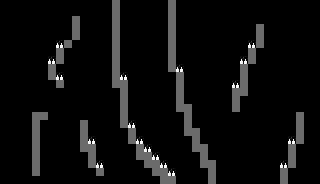

Rendered tile map (Tiled .tmx) drawn with the repository's tilesets; below, a short description and the full map source, tile grids included:
An orthogonal 40x23 tile map with 8x8 px tiles, 2 tile layers (collision, damage) and 2 objects (2x Player).

<map version="1.10" tiledversion="1.10.2" orientation="orthogonal" renderorder="right-down" width="40" height="23" tilewidth="8" tileheight="8" infinite="0" nextlayerid="4" nextobjectid="5">
 <tileset firstgid="1" source="../tsx/GrayboxSet.tsx" />
 <layer id="1" name="collision" width="40" height="23">
  <data encoding="csv">
0,0,0,0,0,0,0,0,0,0,0,0,0,0,3,0,0,0,0,0,0,3,0,0,0,0,0,0,0,0,0,0,0,0,0,0,0,0,0,0,
0,0,0,0,0,0,0,0,0,0,0,0,0,0,3,0,0,0,0,0,0,3,0,0,0,0,0,0,0,0,0,0,0,0,0,0,0,0,0,0,
0,0,0,0,0,0,0,0,0,3,0,0,0,0,3,0,0,0,0,0,0,3,0,0,0,0,0,0,0,0,0,0,0,0,0,0,0,0,0,0,
0,0,0,0,0,0,0,0,0,3,0,0,0,0,3,0,0,0,0,0,0,3,0,0,0,0,0,0,0,0,0,0,3,0,0,0,0,0,0,0,
0,0,0,0,0,0,0,0,0,3,0,0,0,0,3,0,0,0,0,0,0,3,0,0,0,0,0,0,0,0,0,0,3,0,0,0,0,0,0,0,
0,0,0,0,0,0,0,0,3,0,0,0,0,0,3,0,0,0,0,0,0,3,0,0,0,0,0,0,0,0,0,0,3,0,0,0,0,0,0,0,
0,0,0,0,0,0,0,3,0,0,0,0,0,0,3,0,0,0,0,0,0,3,0,0,0,0,0,0,0,0,0,3,0,0,0,0,0,0,0,0,
0,0,0,0,0,0,0,3,0,0,0,0,0,0,3,0,0,0,0,0,0,3,0,0,0,0,0,0,0,0,0,3,0,0,0,0,0,0,0,0,
0,0,0,0,0,0,3,0,0,0,0,0,0,0,3,0,0,0,0,0,0,3,0,0,0,0,0,0,0,0,3,0,0,0,0,0,0,0,0,0,
0,0,0,0,0,0,3,0,0,0,0,0,0,0,3,0,0,0,0,0,0,0,3,0,0,0,0,0,0,0,3,0,0,0,0,0,0,0,0,0,
0,0,0,0,0,0,0,3,0,0,0,0,0,0,3,3,0,0,0,0,0,0,3,0,0,0,0,0,0,0,3,0,0,0,0,0,0,0,0,0,
0,0,0,0,0,0,0,0,0,0,0,0,0,0,0,3,0,0,0,0,0,0,3,0,0,0,0,0,0,3,3,0,0,0,0,0,0,0,0,0,
0,0,0,0,0,0,0,0,0,0,0,0,0,0,0,3,0,0,0,0,0,0,3,0,0,0,0,0,0,3,0,0,0,0,0,0,0,0,0,0,
0,0,0,0,0,0,0,0,0,0,0,0,0,0,0,3,0,0,0,0,0,0,3,3,0,0,0,0,0,3,0,0,0,0,0,0,0,0,0,0,
0,0,0,0,3,3,0,0,0,0,0,0,0,0,0,3,0,0,0,0,0,0,0,3,0,0,0,0,0,0,0,0,0,0,0,0,0,3,0,0,
0,0,0,0,3,0,0,0,0,0,3,0,0,0,0,3,0,0,0,0,0,0,0,3,0,0,0,0,0,0,0,0,0,0,0,0,0,3,0,0,
0,0,0,0,3,0,0,0,0,0,3,0,0,0,0,0,3,0,0,0,0,0,0,3,3,0,0,0,0,0,0,0,0,0,0,0,0,3,0,0,
0,0,0,0,3,0,0,0,0,0,3,0,0,0,0,0,3,0,0,0,0,0,0,0,3,0,0,0,0,0,0,0,0,0,0,0,0,3,0,0,
0,0,0,0,3,0,0,0,0,0,3,3,0,0,0,0,0,3,0,0,0,0,0,0,3,3,0,0,0,0,0,0,0,0,0,0,3,0,0,0,
0,0,0,0,3,0,0,0,0,0,0,3,0,0,0,0,0,3,3,0,0,0,0,0,0,3,0,0,0,0,0,0,0,0,0,0,3,0,0,0,
0,0,0,0,3,0,0,0,0,0,0,3,0,0,0,0,0,0,3,3,0,0,0,0,0,3,3,0,0,0,0,0,0,0,0,0,3,0,0,0,
0,0,0,0,3,0,0,0,0,0,0,0,3,0,0,0,0,0,0,3,3,0,0,0,0,0,3,0,0,0,0,0,0,0,0,3,0,0,0,0,
0,0,0,0,0,0,0,0,0,0,0,0,0,0,0,0,0,0,0,0,3,3,0,0,0,0,3,0,0,0,0,0,0,0,0,3,0,0,0,0
</data>
 </layer>
 <layer id="3" name="damage" width="40" height="23">
  <data encoding="csv">
0,0,0,0,0,0,0,0,0,0,0,0,0,0,0,0,0,0,0,0,0,0,0,0,0,0,0,0,0,0,0,0,0,0,0,0,0,0,0,0,
0,0,0,0,0,0,0,0,0,0,0,0,0,0,0,0,0,0,0,0,0,0,0,0,0,0,0,0,0,0,0,0,0,0,0,0,0,0,0,0,
0,0,0,0,0,0,0,0,0,0,0,0,0,0,0,0,0,0,0,0,0,0,0,0,0,0,0,0,0,0,0,0,0,0,0,0,0,0,0,0,
0,0,0,0,0,0,0,0,0,0,0,0,0,0,0,0,0,0,0,0,0,0,0,0,0,0,0,0,0,0,0,0,0,0,0,0,0,0,0,0,
0,0,0,0,0,0,0,0,0,0,0,0,0,0,0,0,0,0,0,0,0,0,0,0,0,0,0,0,0,0,0,0,0,0,0,0,0,0,0,0,
0,0,0,0,0,0,0,4,0,0,0,0,0,0,0,0,0,0,0,0,0,0,0,0,0,0,0,0,0,0,0,4,0,0,0,0,0,0,0,0,
0,0,0,0,0,0,0,0,0,0,0,0,0,0,0,0,0,0,0,0,0,0,0,0,0,0,0,0,0,0,0,0,0,0,0,0,0,0,0,0,
0,0,0,0,0,0,4,0,0,0,0,0,0,0,0,0,0,0,0,0,0,0,0,0,0,0,0,0,0,0,4,0,0,0,0,0,0,0,0,0,
0,0,0,0,0,0,0,0,0,0,0,0,0,0,0,0,0,0,0,0,0,0,4,0,0,0,0,0,0,0,0,0,0,0,0,0,0,0,0,0,
0,0,0,0,0,0,0,4,0,0,0,0,0,0,0,4,0,0,0,0,0,0,0,0,0,0,0,0,0,0,0,0,0,0,0,0,0,0,0,0,
0,0,0,0,0,0,0,0,0,0,0,0,0,0,0,0,0,0,0,0,0,0,0,0,0,0,0,0,0,4,0,0,0,0,0,0,0,0,0,0,
0,0,0,0,0,0,0,0,0,0,0,0,0,0,0,0,0,0,0,0,0,0,0,0,0,0,0,0,0,0,0,0,0,0,0,0,0,0,0,0,
0,0,0,0,0,0,0,0,0,0,0,0,0,0,0,0,0,0,0,0,0,0,0,0,0,0,0,0,0,0,0,0,0,0,0,0,0,0,0,0,
0,0,0,0,0,0,0,0,0,0,0,0,0,0,0,0,0,0,0,0,0,0,0,0,0,0,0,0,0,0,0,0,0,0,0,0,0,0,0,0,
0,0,0,0,0,0,0,0,0,0,0,0,0,0,0,0,0,0,0,0,0,0,0,0,0,0,0,0,0,0,0,0,0,0,0,0,0,0,0,0,
0,0,0,0,0,0,0,0,0,0,0,0,0,0,0,0,4,0,0,0,0,0,0,0,0,0,0,0,0,0,0,0,0,0,0,0,0,0,0,0,
0,0,0,0,0,0,0,0,0,0,0,0,0,0,0,0,0,0,0,0,0,0,0,0,0,0,0,0,0,0,0,0,0,0,0,0,0,0,0,0,
0,0,0,0,0,0,0,0,0,0,0,4,0,0,0,0,0,4,0,0,0,0,0,0,0,0,0,0,0,0,0,0,0,0,0,0,4,0,0,0,
0,0,0,0,0,0,0,0,0,0,0,0,0,0,0,0,0,0,4,0,0,0,0,0,0,0,0,0,0,0,0,0,0,0,0,0,0,0,0,0,
0,0,0,0,0,0,0,0,0,0,0,0,0,0,0,0,0,0,0,4,0,0,0,0,0,0,0,0,0,0,0,0,0,0,0,0,0,0,0,0,
0,0,0,0,0,0,0,0,0,0,0,0,4,0,0,0,0,0,0,0,4,0,0,0,0,0,0,0,0,0,0,0,0,0,0,4,0,0,0,0,
0,0,0,0,0,0,0,0,0,0,0,0,0,0,0,0,0,0,0,0,0,4,0,0,0,0,0,0,0,0,0,0,0,0,0,0,0,0,0,0,
0,0,0,0,0,0,0,0,0,0,0,0,0,0,0,0,0,0,0,0,0,0,0,0,0,0,0,0,0,0,0,0,0,0,0,0,0,0,0,0
</data>
 </layer>
 <objectgroup id="2" name="Locations">
  <object id="1" name="Spawn" type="Player" x="145.627" y="12.9821">
   <point />
  </object>
  <object id="3" name="Win" type="Player" x="174.263" y="174.487" width="32.584" height="8.61982" />
 </objectgroup>
</map>
